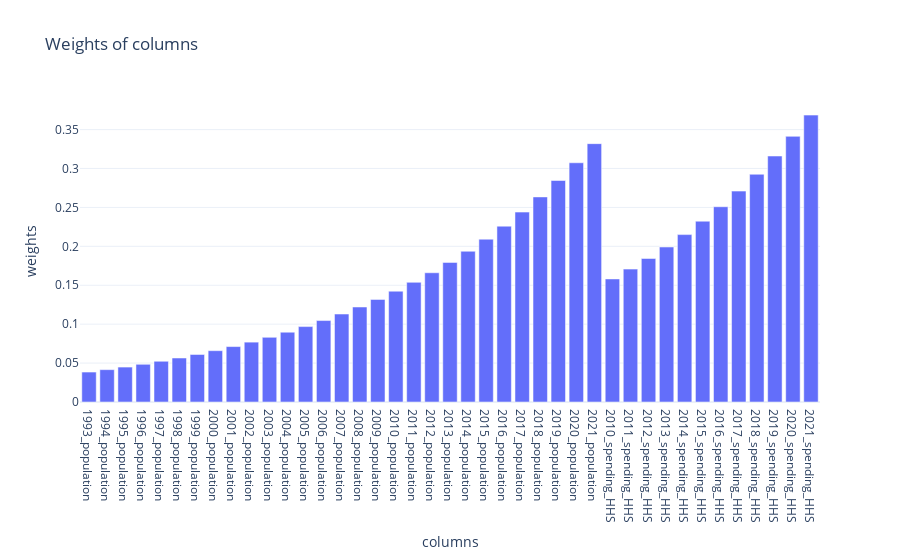

Notebook code cell kept with this figure:
### Code cell
# this had misaligned weight plotting, double check

# You don't want to pass outcome and are interested in similarities
print(list_available_features())
f  = FipsQuery(42001, feature_groups_with_weights= {"population":4, "spending_HHS": 3})
f.find_euclidean_kins()
display(f.plot_weights())
display(f.euclidean_kins)

### Figure 1 — Plotly figure (JSON) as saved in the notebook; plotly's stock layout.template omitted (floating-point values rounded to 4 significant figures)
{"data": [{"type": "bar", "x": ["1993_population", "1994_population", "1995_population", "1996_population", "1997_population", "1998_population", "1999_population", "2000_population", "2001_population", "2002_population", "2003_population", "2004_population", "2005_population", "2006_population", "2007_population", "2008_population", "2009_population", "2010_population", "2011_population", "2012_population", "2013_population", "2014_population", "2015_population", "2016_population", "2017_population", "2018_population", "2019_population", "2020_population", "2021_population", "2010_spending_HHS", "2011_spending_HHS", "2012_spending_HHS", "2013_spending_HHS", "2014_spending_HHS", "2015_spending_HHS", "2016_spending_HHS", "2017_spending_HHS", "2018_spending_HHS", "2019_spending_HHS", "2020_spending_HHS", "2021_spending_HHS"], "y": [0.03847, 0.04155, 0.04488, 0.04847, 0.05234, 0.05653, 0.06105, 0.06594, 0.07121, 0.07691, 0.08306, 0.08971, 0.09688, 0.1046, 0.113, 0.122, 0.1318, 0.1424, 0.1537, 0.166, 0.1793, 0.1937, 0.2092, 0.2259, 0.244, 0.2635, 0.2846, 0.3073, 0.3319, 0.1581, 0.1707, 0.1844, 0.1991, 0.2151, 0.2323, 0.2509, 0.2709, 0.2926, 0.316, 0.3413, 0.3686]}], "layout": {"title": {"text": "Weights of columns"}, "xaxis": {"title": {"text": "columns"}}, "yaxis": {"title": {"text": "weights"}}}}
